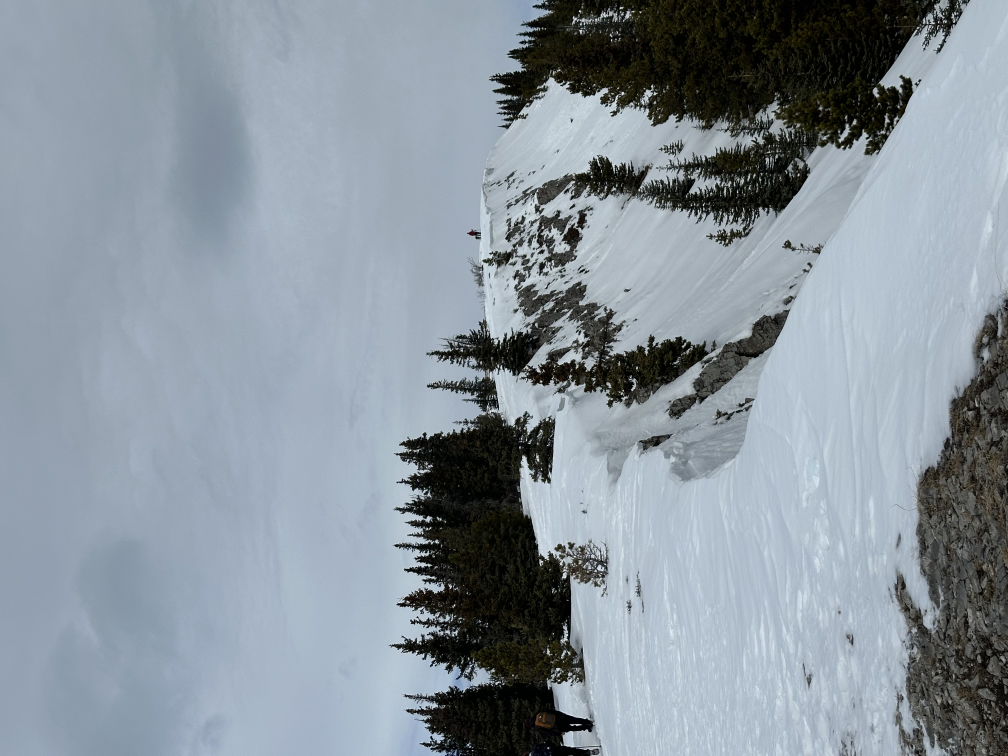
#> input picture imgs/IMG_2510.jpeg, 4032 x 3024 px (shown at 1/4 size); its folder holds only this picture in this run
$ python metadata_gone.py
#> lines starting #> are read from the running program, lines starting #| are printed output that depends on the picture
from PIL import Image, ImageEnhance, ImageFilter
import os

path = './imgs'
pathOut = './editedImgs'

for filename in os.listdir(path):
    img = Image.open(f'{path}/{filename}')
#> img is the input picture: PIL image 4032x3024 RGB; mean R, G, B 136.9, 147.2, 156.4

    data = list(img.getdata())
#> data = 12192768 items

    stripped_image = Image.new(img.mode, img.size)
#> stripped_image: PIL image 4032x3024 RGB; every value is 0
    stripped_image.putdata(data)

    stripped_image = stripped_image.filter(ImageFilter.SHARPEN).rotate(270)
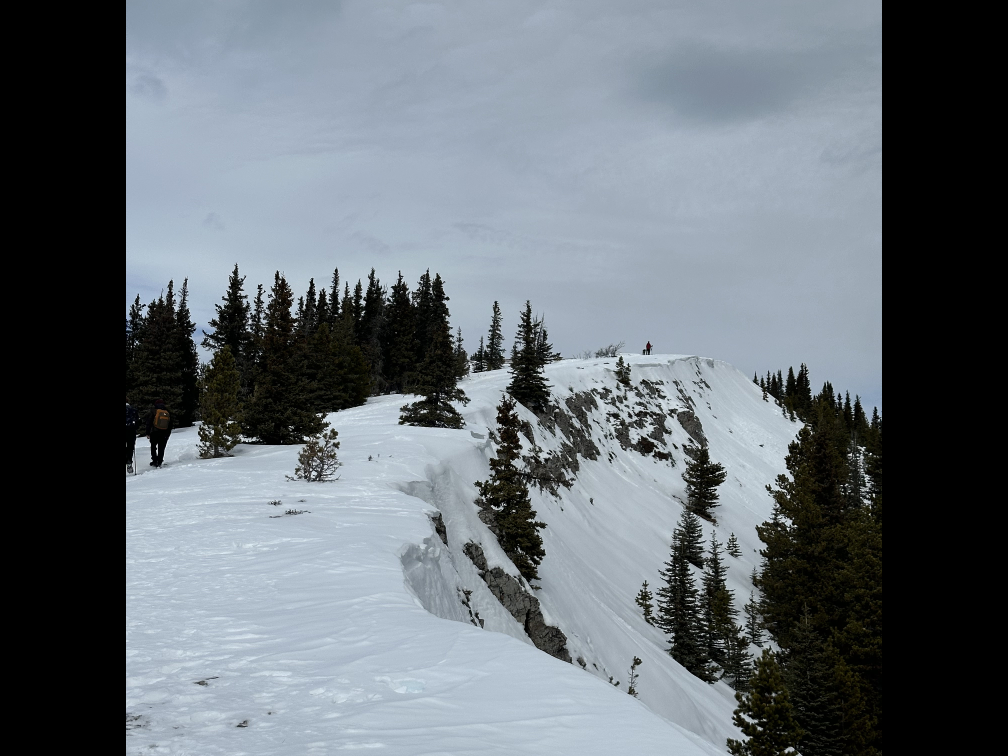
#> stripped_image: PIL image 4032x3024 RGB (shown at 1/4 size); mean R, G, B 102.5, 110.2, 116.9

    clean_name = os.path.splitext(filename)[0]

    stripped_image.save(f'{pathOut}/{clean_name}_stripped.jpg')

    stripped_image.close()
